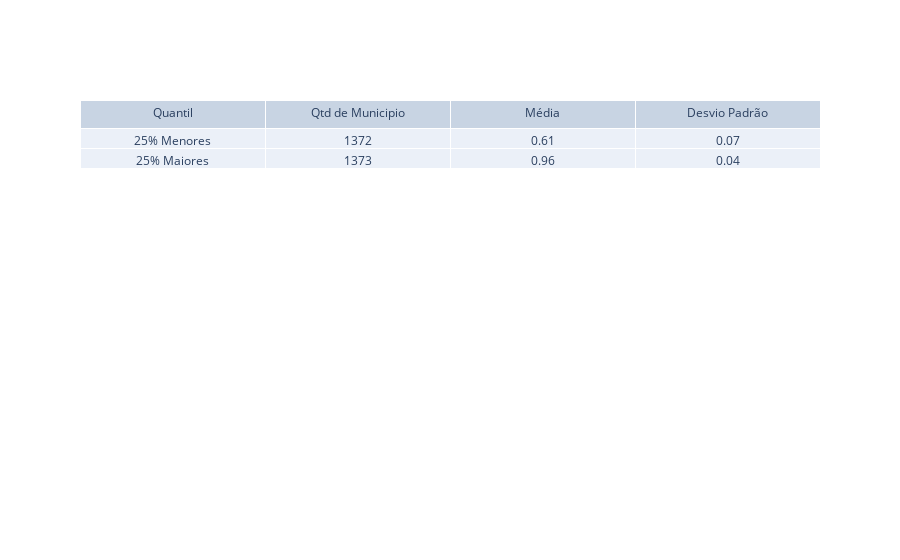

Write notebook code for a chart like this one.
### Code cell
df_result = pd.DataFrame({'Quantil': ['25% Menores', '25% Maiores'], 
              'Qtd de Municipio': [df_indicador_a_quantile_25['municipio'].unique().size, df_indicador_a_quantile_75['municipio'].unique().size],
              'Média': [df_indicador_a_quantile_25['PP_ATENDIMENTO_IND'].mean().round(2), df_indicador_a_quantile_75['PP_ATENDIMENTO_IND'].mean().round(2)],
              'Desvio Padrão': [df_indicador_a_quantile_25['PP_ATENDIMENTO_IND'].std().round(2), df_indicador_a_quantile_75['PP_ATENDIMENTO_IND'].std().round(2)]
              })

fig = go.Figure(
            data=[
                go.Table(
                    header=dict(values=list(df_result.columns)),
                    cells=dict(values=df_result.values.transpose()),
                )
            ]
        )

fig.update_layout(xaxis_type="category")

fig.show()

### Figure 1 — Plotly figure (JSON) as saved in the notebook; plotly's stock layout.template omitted (floating-point values rounded to 4 significant figures)
{"data": [{"cells": {"values": [["25% Menores", "25% Maiores"], [1372, 1373], [0.61, 0.96], [0.07, 0.04]]}, "header": {"values": ["Quantil", "Qtd de Municipio", "Média", "Desvio Padrão"]}, "type": "table"}], "layout": {"xaxis": {"type": "category"}}}
